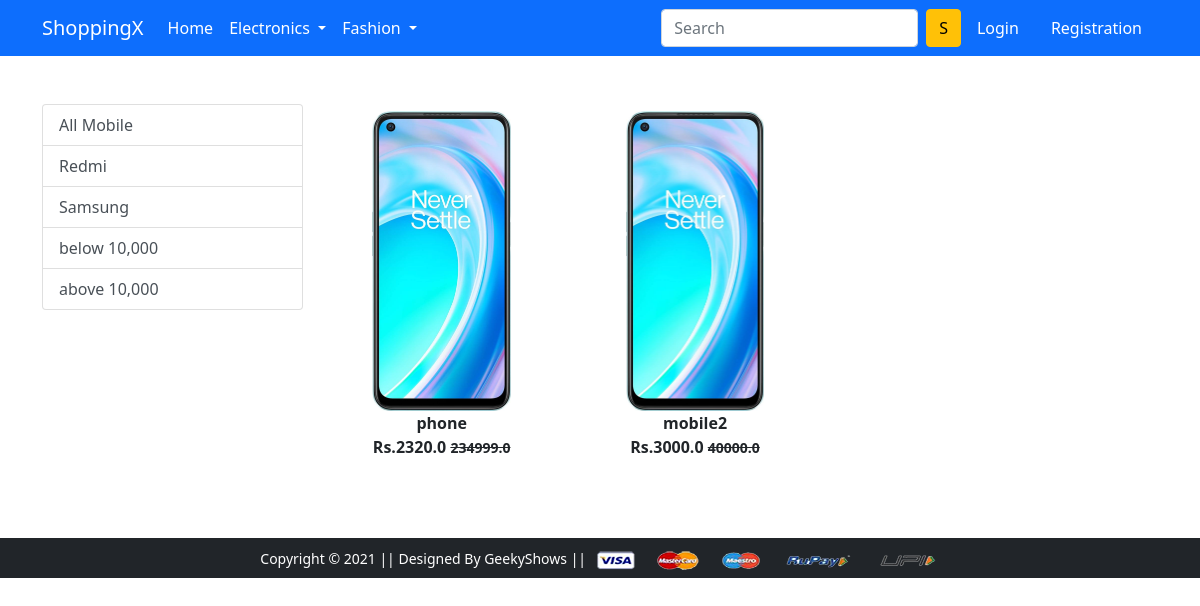
/mobile/, run on the app's committed database.
### app/models.py (models this page shows, shortened)
class Product(models.Model):
    title = models.CharField(max_length=100)
    selling_price = models.FloatField()
    discounted_price = models.FloatField()
    description = models.TextField()
    brand = models.CharField(max_length=100)
    category = models.CharField(choices=CATEGORY_CHOICES, max_length=2)
    product_image = models.ImageField(upload_to='producting')

### app/views.py (the view)
# urls.py: path('mobile/', views.mobile, name='mobile'),
def mobile(request, data=None):
    if data == None:
        mobiles = Product.objects.filter(category='M')
    elif data == 'Redmi' or data == 'Samsung':
        mobiles = Product.objects.filter(category='M').filter(brand=data)
    elif data == 'below':
        mobiles = Product.objects.filter(
            category='M').filter(discounted_price__lt=10000.0)
    elif data == 'above':
        mobiles = Product.objects.filter(
            category='M').filter(discounted_price__gt=10000)
    return render(request, 'app/mobile.html', {'mobiles': mobiles})

### app/templates/app/mobile.html (shortened to what this page needs)
{% extends 'app/base.html' %}
{% load static %}
{% block main-content %}
<div class="container my-5">
    <div class="row">
        <div class="col-sm-3">
            <div class="list-group">
                <a href="{% url 'mobile' %}" class="list-group-item list-group-item-action" aria-current="true">All
                    Mobile</a>
                <a href="{% url 'mobiledata' 'Redmi' %}" class="list-group-item list-group-item-action">Redmi</a>
                <a href="{% url 'mobiledata' 'Samsung' %}" class="list-group-item list-group-item-action">Samsung</a>
                <a href="{% url 'mobiledata' 'below' %}" class="list-group-item list-group-item-action">below 10,000</a>
                <a href="{% url 'mobiledata' 'above' %}" class="list-group-item list-group-item-action">above 10,000</a>
            </div>
        </div>
        <div class=" col-sm-8">
            <div class="row">
                {% for product in mobiles %}
                <div class="col-sm-4 text-center mb-4">
                    <a href="{% url 'product-detail' product.id %}" class="btn">
                        <div class="item">
                            <img src="{{product.product_image.url}}" alt="" srcset="" height="300">
                            <div class="fw-bold">{{product.title}}</div>
                            <div class="fw-bold">Rs.{{product.discounted_price}}
                                <small class="fw -light text-decoration-line-through">{{product.selling_price}}</small>
                            </div>
                        </div>
                    </a>
                </div>
                {% endfor %}
            </div>
        </div>
    </div>
</div>
{% endblock main-content %}

### data on the page
Product: product_image (picture), title "phone", discounted_price "2320.0", selling_price "234999.0"
Product: product_image (picture), title "mobile2", discounted_price "3000.0", selling_price "40000.0"
